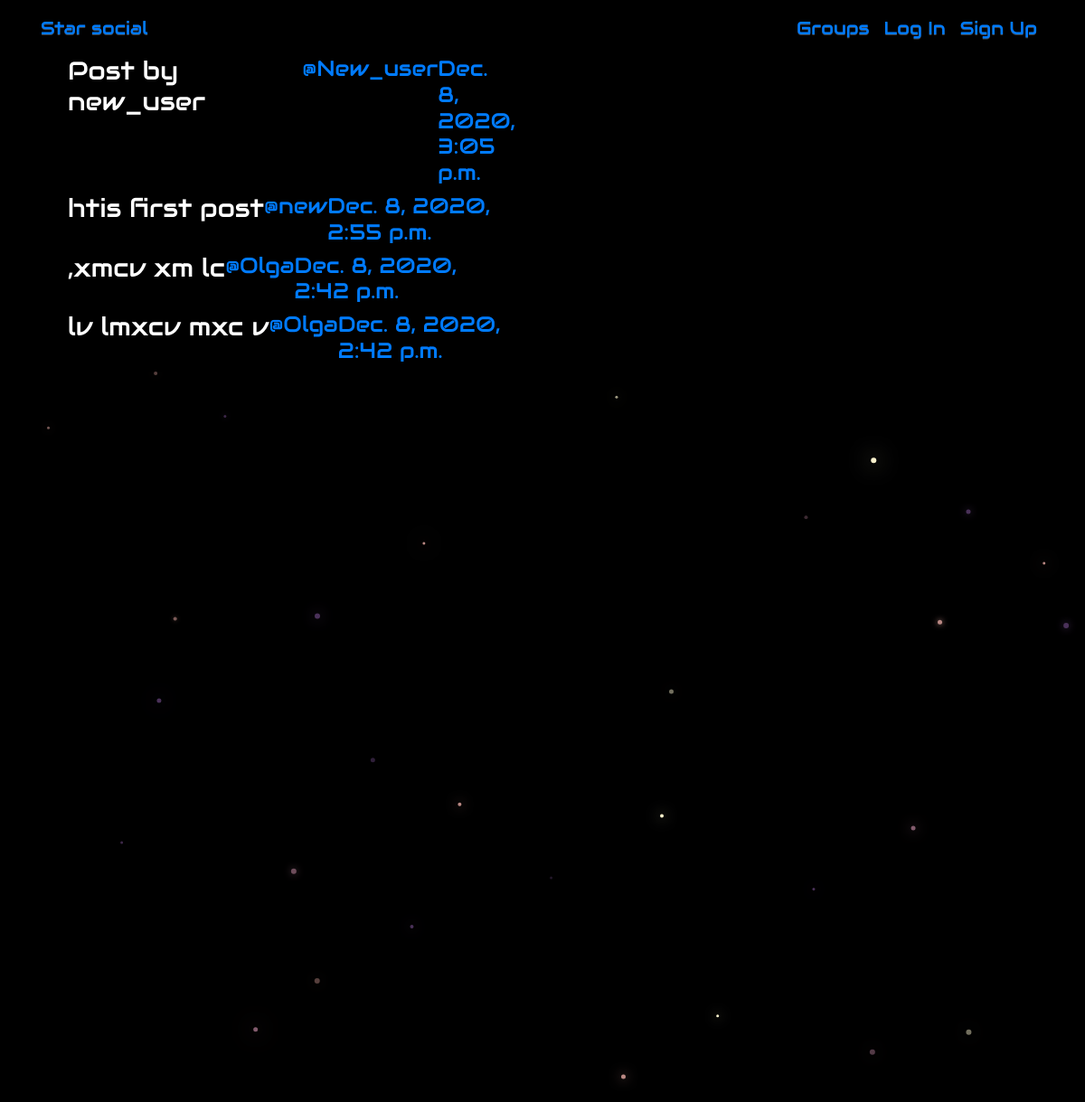
/posts/, run on the app's committed database.
### posts/models.py (models this page shows, shortened)
class Post(models.Model):
    user = models.ForeignKey(User, related_name='posts', on_delete=models.CASCADE)
    created_at = models.DateTimeField(auto_now=True)
    message = models.TextField()
    message_html = models.TextField(editable=False)
    group = models.ForeignKey(Group, related_name='posts', null=True, blank=True, on_delete=models.CASCADE)
    class Meta:
        ordering = ['-created_at']
        unique_together = ['user', 'message']

### posts/views.py (the view)
# urls.py: path('', views.PostList.as_view(), name='all'),
class PostList(SelectRelatedMixin, generic.ListView):
    model = models.Post
    select_related = ('user', 'group')

### posts/templates/posts/post_list.html (shortened to what this page needs)
{% extends 'posts/post_base.html'%}
    {% block post_content %}
        <div class="col-md-6">
            {% for post in post_list %}
                {% include "posts/_post.html" %}
            {% endfor %}
        </div>
    </div>
{% endblock%}

### posts/templates/posts/_post.html (shortened to what this page needs)
<div class="container">
    <div class="post media">
        <h3>{{post.message_html|safe}}</h3>
        <div class="media-body">
            <h4 class="media heading">
            <span class="username">
                <a href="{% url 'posts:for_user' username=post.user.username %}">@{{post.user.username}}</a>
            </span>
            <time class="time">
                <a href="{% url 'posts:single' username=post.user.username pk=post.pk %}">
                    {{post.created_at}}
                </a>
            </time>
            </h4>
        </div>
    </div>
</div>

### static/simple_social/css/master.css (style rules this page uses)
body { margin: 0; background-color: black; color:white; font-family: 'Audiowide', cursive; font-size: 20px; }

### data on the page
Post: message_html "Post by new_user", user.username "New_user", created_at "Dec. 8, 2020, 3:05 p.m."
Post: message_html "htis first post", user.username "new", created_at "Dec. 8, 2020, 2:55 p.m."
Post: message_html ",xmcv xm lc", user.username "Olga", created_at "Dec. 8, 2020, 2:42 p.m."
Post: message_html "lv lmxcv mxc v", user.username "Olga", created_at "Dec. 8, 2020, 2:42 p.m."
